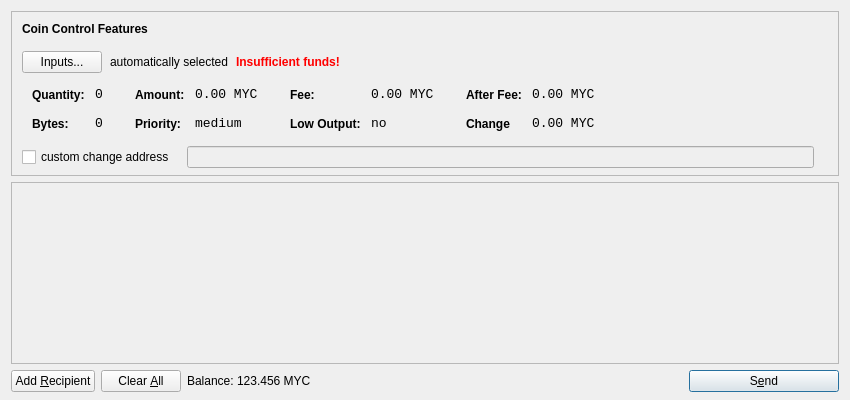
<?xml version="1.0" encoding="UTF-8"?>
<ui version="4.0">
 <class>SendCoinsDialog</class>
 <widget class="QDialog" name="SendCoinsDialog">
  <property name="geometry">
   <rect>
    <x>0</x>
    <y>0</y>
    <width>850</width>
    <height>400</height>
   </rect>
  </property>
  <property name="windowTitle">
   <string>Send Coins</string>
  </property>
  <layout class="QVBoxLayout" name="verticalLayout" stretch="0,1,0">
   <property name="bottomMargin">
    <number>8</number>
   </property>
   <item>
    <widget class="QFrame" name="frameCoinControl">
     <property name="sizePolicy">
      <sizepolicy hsizetype="Expanding" vsizetype="Expanding">
       <horstretch>0</horstretch>
       <verstretch>0</verstretch>
      </sizepolicy>
     </property>
     <property name="maximumSize">
      <size>
       <width>16777215</width>
       <height>16777215</height>
      </size>
     </property>
     <property name="frameShape">
      <enum>QFrame::StyledPanel</enum>
     </property>
     <property name="frameShadow">
      <enum>QFrame::Sunken</enum>
     </property>
     <layout class="QVBoxLayout" name="verticalLayoutCoinControl2">
      <property name="spacing">
       <number>-1</number>
      </property>
      <property name="leftMargin">
       <number>0</number>
      </property>
      <property name="topMargin">
       <number>0</number>
      </property>
      <property name="rightMargin">
       <number>0</number>
      </property>
      <property name="bottomMargin">
       <number>6</number>
      </property>
      <item>
       <layout class="QVBoxLayout" name="verticalLayoutCoinControl" stretch="0,0,0,0,1">
        <property name="spacing">
         <number>0</number>
        </property>
        <property name="leftMargin">
         <number>10</number>
        </property>
        <property name="topMargin">
         <number>10</number>
        </property>
        <item>
         <layout class="QHBoxLayout" name="horizontalLayoutCoinControl1">
          <property name="bottomMargin">
           <number>15</number>
          </property>
          <item>
           <widget class="QLabel" name="labelCoinControlFeatures">
            <property name="sizePolicy">
             <sizepolicy hsizetype="Preferred" vsizetype="Maximum">
              <horstretch>0</horstretch>
              <verstretch>0</verstretch>
             </sizepolicy>
            </property>
            <property name="font">
             <font>
              <weight>75</weight>
              <bold>true</bold>
             </font>
            </property>
            <property name="styleSheet">
             <string notr="true">font-weight:bold;</string>
            </property>
            <property name="text">
             <string>Coin Control Features</string>
            </property>
           </widget>
          </item>
         </layout>
        </item>
        <item>
         <layout class="QHBoxLayout" name="horizontalLayoutCoinControl2" stretch="0,0,0,0">
          <property name="spacing">
           <number>8</number>
          </property>
          <property name="bottomMargin">
           <number>10</number>
          </property>
          <item>
           <widget class="QPushButton" name="pushButtonCoinControl">
            <property name="styleSheet">
             <string notr="true"/>
            </property>
            <property name="text">
             <string>Inputs...</string>
            </property>
           </widget>
          </item>
          <item>
           <widget class="QLabel" name="labelCoinControlAutomaticallySelected">
            <property name="text">
             <string>automatically selected</string>
            </property>
            <property name="margin">
             <number>5</number>
            </property>
           </widget>
          </item>
          <item>
           <widget class="QLabel" name="labelCoinControlInsuffFunds">
            <property name="font">
             <font>
              <weight>75</weight>
              <bold>true</bold>
             </font>
            </property>
            <property name="styleSheet">
             <string notr="true">color:red;font-weight:bold;</string>
            </property>
            <property name="text">
             <string>Insufficient funds!</string>
            </property>
            <property name="margin">
             <number>5</number>
            </property>
           </widget>
          </item>
          <item>
           <spacer name="horizontalSpacerCoinControl">
            <property name="orientation">
             <enum>Qt::Horizontal</enum>
            </property>
            <property name="sizeHint" stdset="0">
             <size>
              <width>40</width>
              <height>1</height>
             </size>
            </property>
           </spacer>
          </item>
         </layout>
        </item>
        <item>
         <widget class="QWidget" name="widgetCoinControl" native="true">
          <property name="sizePolicy">
           <sizepolicy hsizetype="Preferred" vsizetype="Preferred">
            <horstretch>0</horstretch>
            <verstretch>0</verstretch>
           </sizepolicy>
          </property>
          <property name="minimumSize">
           <size>
            <width>0</width>
            <height>0</height>
           </size>
          </property>
          <property name="styleSheet">
           <string notr="true"/>
          </property>
          <layout class="QHBoxLayout" name="horizontalLayoutCoinControl5">
           <property name="margin">
            <number>0</number>
           </property>
           <item>
            <layout class="QHBoxLayout" name="horizontalLayoutCoinControl3" stretch="0,0,0,1">
             <property name="spacing">
              <number>20</number>
             </property>
             <property name="topMargin">
              <number>0</number>
             </property>
             <property name="bottomMargin">
              <number>10</number>
             </property>
             <item>
              <layout class="QFormLayout" name="formLayoutCoinControl1">
               <property name="horizontalSpacing">
                <number>10</number>
               </property>
               <property name="verticalSpacing">
                <number>14</number>
               </property>
               <property name="leftMargin">
                <number>10</number>
               </property>
               <property name="topMargin">
                <number>4</number>
               </property>
               <property name="rightMargin">
                <number>6</number>
               </property>
               <item row="0" column="0">
                <widget class="QLabel" name="labelCoinControlQuantityText">
                 <property name="styleSheet">
                  <string notr="true">font-weight:bold;</string>
                 </property>
                 <property name="text">
                  <string>Quantity:</string>
                 </property>
                 <property name="margin">
                  <number>0</number>
                 </property>
                </widget>
               </item>
               <item row="0" column="1">
                <widget class="QLabel" name="labelCoinControlQuantity">
                 <property name="font">
                  <font>
                   <family>Monospace</family>
                   <pointsize>10</pointsize>
                  </font>
                 </property>
                 <property name="cursor">
                  <cursorShape>IBeamCursor</cursorShape>
                 </property>
                 <property name="contextMenuPolicy">
                  <enum>Qt::ActionsContextMenu</enum>
                 </property>
                 <property name="text">
                  <string>0</string>
                 </property>
                 <property name="margin">
                  <number>0</number>
                 </property>
                 <property name="textInteractionFlags">
                  <set>Qt::LinksAccessibleByMouse|Qt::TextSelectableByKeyboard|Qt::TextSelectableByMouse</set>
                 </property>
                </widget>
               </item>
               <item row="1" column="0">
                <widget class="QLabel" name="labelCoinControlBytesText">
                 <property name="styleSheet">
                  <string notr="true">font-weight:bold;</string>
                 </property>
                 <property name="text">
                  <string>Bytes:</string>
                 </property>
                </widget>
               </item>
               <item row="1" column="1">
                <widget class="QLabel" name="labelCoinControlBytes">
                 <property name="font">
                  <font>
                   <family>Monospace</family>
                   <pointsize>10</pointsize>
                  </font>
                 </property>
                 <property name="cursor">
                  <cursorShape>IBeamCursor</cursorShape>
                 </property>
                 <property name="contextMenuPolicy">
                  <enum>Qt::ActionsContextMenu</enum>
                 </property>
                 <property name="text">
                  <string>0</string>
                 </property>
                 <property name="textInteractionFlags">
                  <set>Qt::LinksAccessibleByMouse|Qt::TextSelectableByKeyboard|Qt::TextSelectableByMouse</set>
                 </property>
                </widget>
               </item>
              </layout>
             </item>
             <item>
              <layout class="QFormLayout" name="formLayoutCoinControl2">
               <property name="horizontalSpacing">
                <number>10</number>
               </property>
               <property name="verticalSpacing">
                <number>14</number>
               </property>
               <property name="leftMargin">
                <number>6</number>
               </property>
               <property name="topMargin">
                <number>4</number>
               </property>
               <property name="rightMargin">
                <number>6</number>
               </property>
               <item row="0" column="0">
                <widget class="QLabel" name="labelCoinControlAmountText">
                 <property name="styleSheet">
                  <string notr="true">font-weight:bold;</string>
                 </property>
                 <property name="text">
                  <string>Amount:</string>
                 </property>
                 <property name="margin">
                  <number>0</number>
                 </property>
                </widget>
               </item>
               <item row="0" column="1">
                <widget class="QLabel" name="labelCoinControlAmount">
                 <property name="font">
                  <font>
                   <family>Monospace</family>
                   <pointsize>10</pointsize>
                  </font>
                 </property>
                 <property name="cursor">
                  <cursorShape>IBeamCursor</cursorShape>
                 </property>
                 <property name="contextMenuPolicy">
                  <enum>Qt::ActionsContextMenu</enum>
                 </property>
                 <property name="text">
                  <string>0.00 MYC</string>
                 </property>
                 <property name="textInteractionFlags">
                  <set>Qt::LinksAccessibleByMouse|Qt::TextSelectableByKeyboard|Qt::TextSelectableByMouse</set>
                 </property>
                </widget>
               </item>
               <item row="1" column="0">
                <widget class="QLabel" name="labelCoinControlPriorityText">
                 <property name="styleSheet">
                  <string notr="true">font-weight:bold;</string>
                 </property>
                 <property name="text">
                  <string>Priority:</string>
                 </property>
                </widget>
               </item>
               <item row="1" column="1">
                <widget class="QLabel" name="labelCoinControlPriority">
                 <property name="font">
                  <font>
                   <family>Monospace</family>
                   <pointsize>10</pointsize>
                  </font>
                 </property>
                 <property name="cursor">
                  <cursorShape>IBeamCursor</cursorShape>
                 </property>
                 <property name="contextMenuPolicy">
                  <enum>Qt::ActionsContextMenu</enum>
                 </property>
                 <property name="text">
                  <string>medium</string>
                 </property>
                 <property name="textInteractionFlags">
                  <set>Qt::LinksAccessibleByMouse|Qt::TextSelectableByKeyboard|Qt::TextSelectableByMouse</set>
                 </property>
                </widget>
               </item>
              </layout>
             </item>
             <item>
              <layout class="QFormLayout" name="formLayoutCoinControl3">
               <property name="horizontalSpacing">
                <number>10</number>
               </property>
               <property name="verticalSpacing">
                <number>14</number>
               </property>
               <property name="leftMargin">
                <number>6</number>
               </property>
               <property name="topMargin">
                <number>4</number>
               </property>
               <property name="rightMargin">
                <number>6</number>
               </property>
               <item row="0" column="0">
                <widget class="QLabel" name="labelCoinControlFeeText">
                 <property name="styleSheet">
                  <string notr="true">font-weight:bold;</string>
                 </property>
                 <property name="text">
                  <string>Fee:</string>
                 </property>
                 <property name="margin">
                  <number>0</number>
                 </property>
                </widget>
               </item>
               <item row="0" column="1">
                <widget class="QLabel" name="labelCoinControlFee">
                 <property name="font">
                  <font>
                   <family>Monospace</family>
                   <pointsize>10</pointsize>
                  </font>
                 </property>
                 <property name="cursor">
                  <cursorShape>IBeamCursor</cursorShape>
                 </property>
                 <property name="contextMenuPolicy">
                  <enum>Qt::ActionsContextMenu</enum>
                 </property>
                 <property name="text">
                  <string>0.00 MYC</string>
                 </property>
                 <property name="textInteractionFlags">
                  <set>Qt::LinksAccessibleByMouse|Qt::TextSelectableByKeyboard|Qt::TextSelectableByMouse</set>
                 </property>
                </widget>
               </item>
               <item row="1" column="0">
                <widget class="QLabel" name="labelCoinControlLowOutputText">
                 <property name="styleSheet">
                  <string notr="true">font-weight:bold;</string>
                 </property>
                 <property name="text">
                  <string>Low Output:</string>
                 </property>
                </widget>
               </item>
               <item row="1" column="1">
                <widget class="QLabel" name="labelCoinControlLowOutput">
                 <property name="font">
                  <font>
                   <family>Monospace</family>
                   <pointsize>10</pointsize>
                  </font>
                 </property>
                 <property name="cursor">
                  <cursorShape>IBeamCursor</cursorShape>
                 </property>
                 <property name="contextMenuPolicy">
                  <enum>Qt::ActionsContextMenu</enum>
                 </property>
                 <property name="text">
                  <string>no</string>
                 </property>
                 <property name="textInteractionFlags">
                  <set>Qt::LinksAccessibleByMouse|Qt::TextSelectableByKeyboard|Qt::TextSelectableByMouse</set>
                 </property>
                </widget>
               </item>
              </layout>
             </item>
             <item>
              <layout class="QFormLayout" name="formLayoutCoinControl4">
               <property name="horizontalSpacing">
                <number>10</number>
               </property>
               <property name="verticalSpacing">
                <number>14</number>
               </property>
               <property name="leftMargin">
                <number>6</number>
               </property>
               <property name="topMargin">
                <number>4</number>
               </property>
               <property name="rightMargin">
                <number>6</number>
               </property>
               <item row="0" column="0">
                <widget class="QLabel" name="labelCoinControlAfterFeeText">
                 <property name="styleSheet">
                  <string notr="true">font-weight:bold;</string>
                 </property>
                 <property name="text">
                  <string>After Fee:</string>
                 </property>
                 <property name="margin">
                  <number>0</number>
                 </property>
                </widget>
               </item>
               <item row="0" column="1">
                <widget class="QLabel" name="labelCoinControlAfterFee">
                 <property name="font">
                  <font>
                   <family>Monospace</family>
                   <pointsize>10</pointsize>
                  </font>
                 </property>
                 <property name="cursor">
                  <cursorShape>IBeamCursor</cursorShape>
                 </property>
                 <property name="contextMenuPolicy">
                  <enum>Qt::ActionsContextMenu</enum>
                 </property>
                 <property name="text">
                  <string>0.00 MYC</string>
                 </property>
                 <property name="textInteractionFlags">
                  <set>Qt::LinksAccessibleByMouse|Qt::TextSelectableByKeyboard|Qt::TextSelectableByMouse</set>
                 </property>
                </widget>
               </item>
               <item row="1" column="0">
                <widget class="QLabel" name="labelCoinControlChangeText">
                 <property name="styleSheet">
                  <string notr="true">font-weight:bold;</string>
                 </property>
                 <property name="text">
                  <string>Change</string>
                 </property>
                </widget>
               </item>
               <item row="1" column="1">
                <widget class="QLabel" name="labelCoinControlChange">
                 <property name="font">
                  <font>
                   <family>Monospace</family>
                   <pointsize>10</pointsize>
                  </font>
                 </property>
                 <property name="cursor">
                  <cursorShape>IBeamCursor</cursorShape>
                 </property>
                 <property name="contextMenuPolicy">
                  <enum>Qt::ActionsContextMenu</enum>
                 </property>
                 <property name="text">
                  <string>0.00 MYC</string>
                 </property>
                 <property name="textInteractionFlags">
                  <set>Qt::LinksAccessibleByMouse|Qt::TextSelectableByKeyboard|Qt::TextSelectableByMouse</set>
                 </property>
                </widget>
               </item>
              </layout>
             </item>
            </layout>
           </item>
          </layout>
         </widget>
        </item>
        <item>
         <layout class="QHBoxLayout" name="horizontalLayoutCoinControl4" stretch="0,0,0">
          <property name="spacing">
           <number>12</number>
          </property>
          <property name="sizeConstraint">
           <enum>QLayout::SetDefaultConstraint</enum>
          </property>
          <property name="topMargin">
           <number>5</number>
          </property>
          <property name="rightMargin">
           <number>5</number>
          </property>
          <item>
           <widget class="QCheckBox" name="checkBoxCoinControlChange">
            <property name="text">
             <string>custom change address</string>
            </property>
           </widget>
          </item>
          <item>
           <widget class="QLineEdit" name="lineEditCoinControlChange">
            <property name="enabled">
             <bool>false</bool>
            </property>
            <property name="sizePolicy">
             <sizepolicy hsizetype="Expanding" vsizetype="Fixed">
              <horstretch>0</horstretch>
              <verstretch>0</verstretch>
             </sizepolicy>
            </property>
           </widget>
          </item>
          <item>
           <widget class="QLabel" name="labelCoinControlChangeLabel">
            <property name="sizePolicy">
             <sizepolicy hsizetype="Preferred" vsizetype="Expanding">
              <horstretch>0</horstretch>
              <verstretch>0</verstretch>
             </sizepolicy>
            </property>
            <property name="minimumSize">
             <size>
              <width>0</width>
              <height>0</height>
             </size>
            </property>
            <property name="text">
             <string/>
            </property>
            <property name="margin">
             <number>3</number>
            </property>
           </widget>
          </item>
         </layout>
        </item>
        <item>
         <spacer name="verticalSpacerCoinControl">
          <property name="orientation">
           <enum>Qt::Vertical</enum>
          </property>
          <property name="sizeHint" stdset="0">
           <size>
            <width>800</width>
            <height>1</height>
           </size>
          </property>
         </spacer>
        </item>
       </layout>
      </item>
     </layout>
    </widget>
   </item>
   <item>
    <widget class="QScrollArea" name="scrollArea">
     <property name="widgetResizable">
      <bool>true</bool>
     </property>
     <widget class="QWidget" name="scrollAreaWidgetContents">
      <property name="geometry">
       <rect>
        <x>0</x>
        <y>0</y>
        <width>830</width>
        <height>165</height>
       </rect>
      </property>
      <layout class="QVBoxLayout" name="verticalLayout_2">
       <property name="margin">
        <number>0</number>
       </property>
       <item>
        <layout class="QVBoxLayout" name="entries">
         <property name="spacing">
          <number>6</number>
         </property>
        </layout>
       </item>
       <item>
        <spacer name="verticalSpacer">
         <property name="orientation">
          <enum>Qt::Vertical</enum>
         </property>
         <property name="sizeHint" stdset="0">
          <size>
           <width>20</width>
           <height>40</height>
          </size>
         </property>
        </spacer>
       </item>
      </layout>
     </widget>
    </widget>
   </item>
   <item>
    <layout class="QHBoxLayout" name="horizontalLayout">
     <item>
      <widget class="QPushButton" name="addButton">
       <property name="toolTip">
        <string>Send to multiple recipients at once</string>
       </property>
       <property name="text">
        <string>Add &amp;Recipient</string>
       </property>
       <property name="icon">
        <iconset resource="../bitcoin.qrc">
         <normaloff>:/icons/add</normaloff>:/icons/add</iconset>
       </property>
       <property name="autoDefault">
        <bool>false</bool>
       </property>
      </widget>
     </item>
     <item>
      <widget class="QPushButton" name="clearButton">
       <property name="sizePolicy">
        <sizepolicy hsizetype="Minimum" vsizetype="Fixed">
         <horstretch>0</horstretch>
         <verstretch>0</verstretch>
        </sizepolicy>
       </property>
       <property name="toolTip">
        <string>Remove all transaction fields</string>
       </property>
       <property name="text">
        <string>Clear &amp;All</string>
       </property>
       <property name="icon">
        <iconset resource="../bitcoin.qrc">
         <normaloff>:/icons/remove</normaloff>:/icons/remove</iconset>
       </property>
       <property name="autoRepeatDelay">
        <number>300</number>
       </property>
       <property name="autoDefault">
        <bool>false</bool>
       </property>
      </widget>
     </item>
     <item>
      <layout class="QHBoxLayout" name="horizontalLayout_2">
       <property name="spacing">
        <number>3</number>
       </property>
       <item>
        <widget class="QLabel" name="label">
         <property name="sizePolicy">
          <sizepolicy hsizetype="Preferred" vsizetype="Fixed">
           <horstretch>0</horstretch>
           <verstretch>0</verstretch>
          </sizepolicy>
         </property>
         <property name="text">
          <string>Balance:</string>
         </property>
        </widget>
       </item>
       <item>
        <widget class="QLabel" name="labelBalance">
         <property name="sizePolicy">
          <sizepolicy hsizetype="Preferred" vsizetype="Fixed">
           <horstretch>0</horstretch>
           <verstretch>0</verstretch>
          </sizepolicy>
         </property>
         <property name="cursor">
          <cursorShape>IBeamCursor</cursorShape>
         </property>
         <property name="text">
          <string>123.456 MYC</string>
         </property>
         <property name="textInteractionFlags">
          <set>Qt::LinksAccessibleByMouse|Qt::TextSelectableByKeyboard|Qt::TextSelectableByMouse</set>
         </property>
        </widget>
       </item>
      </layout>
     </item>
     <item>
      <spacer name="horizontalSpacer">
       <property name="orientation">
        <enum>Qt::Horizontal</enum>
       </property>
       <property name="sizeHint" stdset="0">
        <size>
         <width>40</width>
         <height>20</height>
        </size>
       </property>
      </spacer>
     </item>
     <item>
      <widget class="QPushButton" name="sendButton">
       <property name="minimumSize">
        <size>
         <width>150</width>
         <height>0</height>
        </size>
       </property>
       <property name="toolTip">
        <string>Confirm the send action</string>
       </property>
       <property name="text">
        <string>S&amp;end</string>
       </property>
       <property name="icon">
        <iconset resource="../bitcoin.qrc">
         <normaloff>:/icons/send</normaloff>:/icons/send</iconset>
       </property>
       <property name="default">
        <bool>true</bool>
       </property>
      </widget>
     </item>
    </layout>
   </item>
  </layout>
 </widget>
 <resources>
  <include location="../bitcoin.qrc"/>
 </resources>
 <connections/>
</ui>
